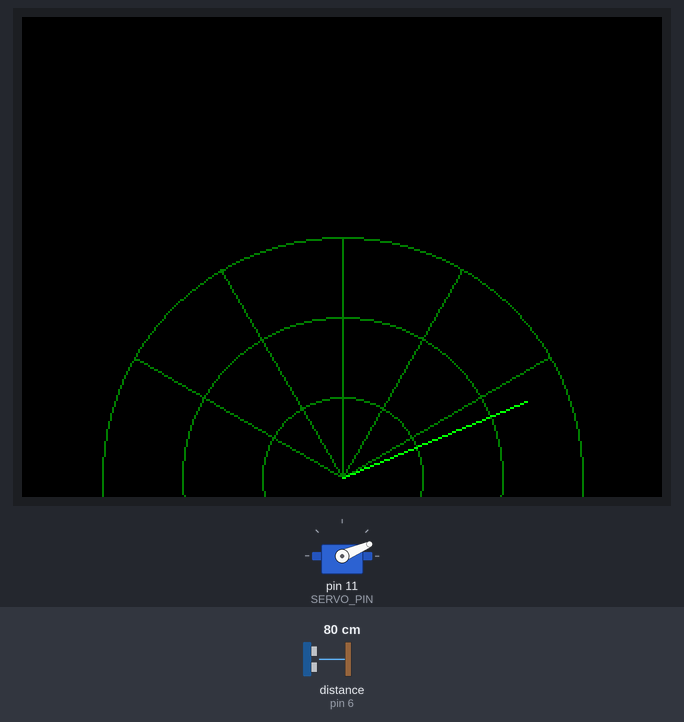
A sketch run on a simulated Arduino Uno, built with avr-gcc and run on an emulated ATmega328P. On the bench: 320×240 colour display, servo. Wiring (inferred from the names in the program): ultrasonic range finder: trigger pin 7; echo pin 6. Inputs (shaded band) come from the test bench; at power-on: distance to the obstacle (sensor on pin 6) 80 cm. The echo pulse lasts 58.3 µs per cm.

Above: at 1.37 s.
1.4 s: distance to the obstacle (sensor on pin 6) set to 37 cm
At 1.66 s:
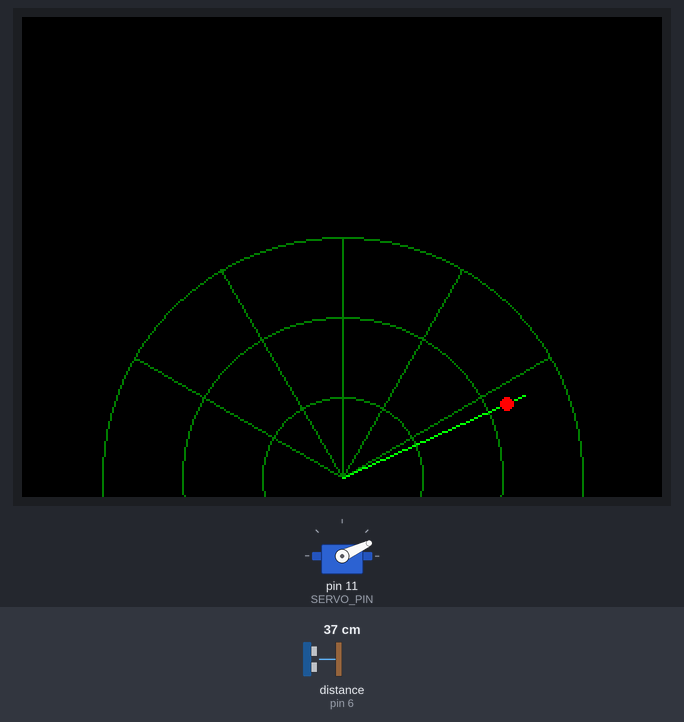
3.4 s: distance to the obstacle (sensor on pin 6) set to 2 cm
At 3.99 s:
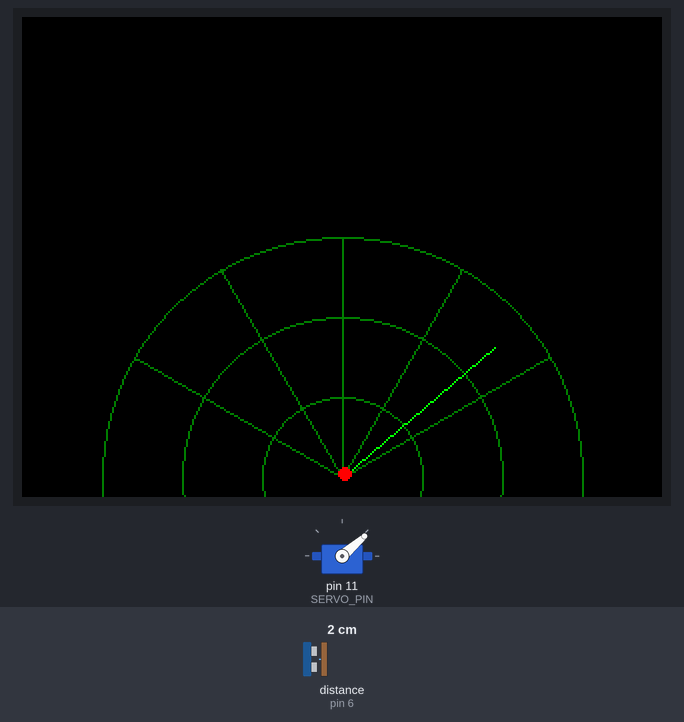
5.4 s: distance to the obstacle (sensor on pin 6) set to 60 cm
At 5.87 s:
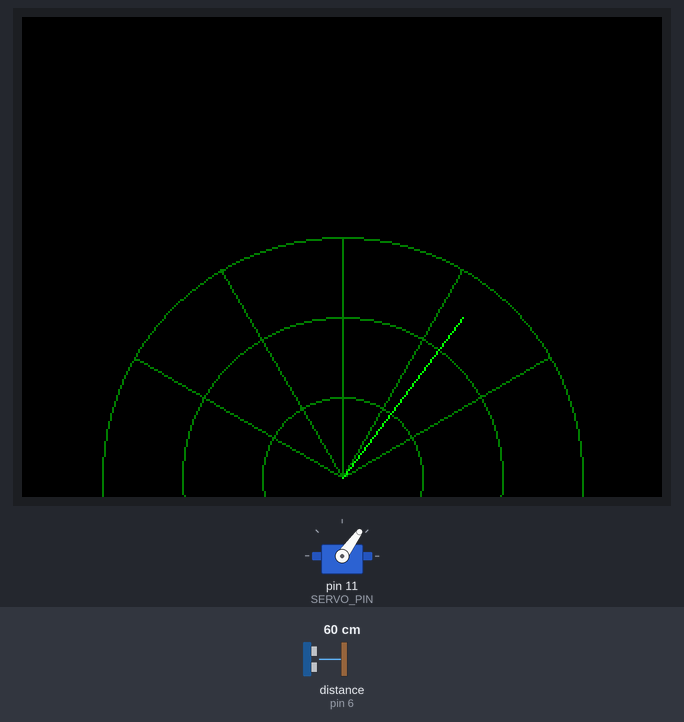
7.5 s: distance to the obstacle (sensor on pin 6) set to 4 cm
9.7 s: distance to the obstacle (sensor on pin 6) set to 36 cm
At 10.23 s:
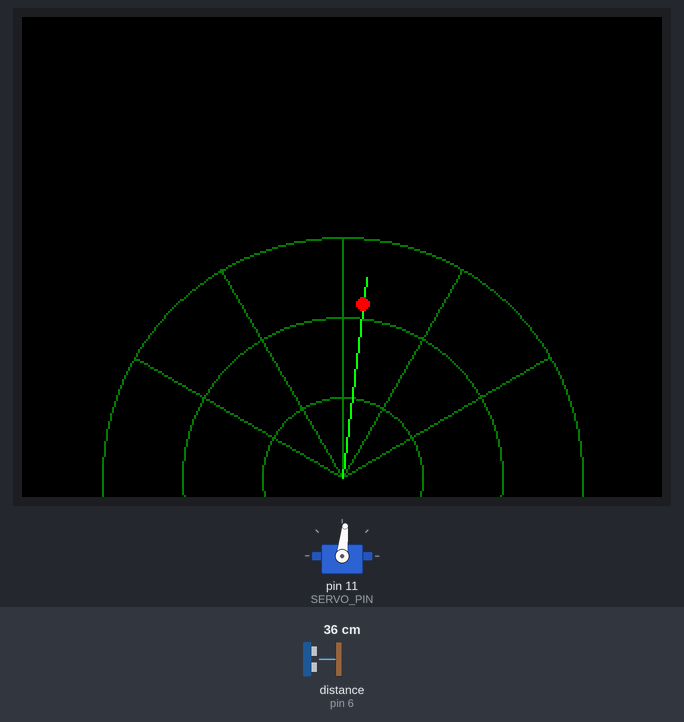
12.7 s: distance to the obstacle (sensor on pin 6) set to 46 cm
At 13.01 s:
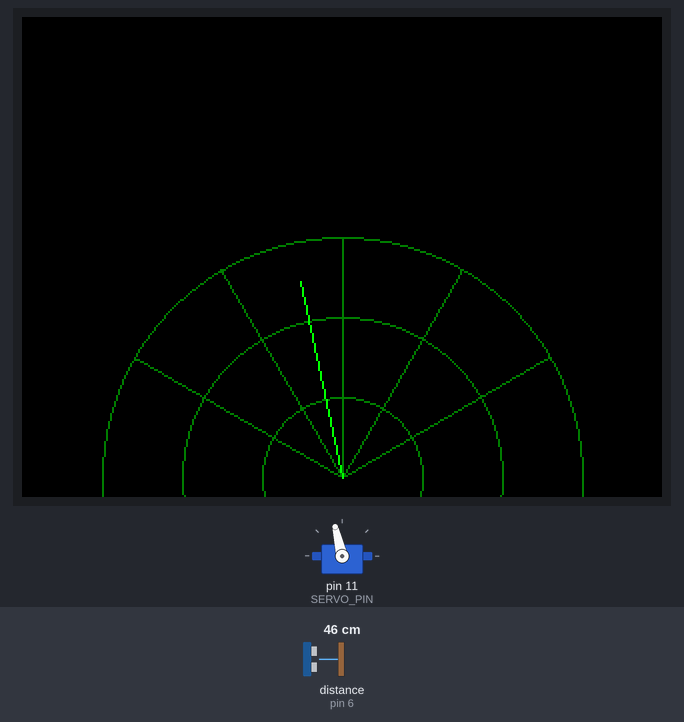
Timing chart, 0 to 19.8 s (numbered marks = the images above; inputs shaded):
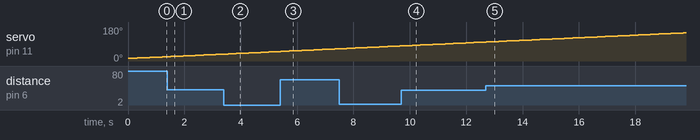

The sketch:

C_digoProjetoTecnico.ino
```cpp
// Inclusão das bibliotecas necessárias
#include <SPI.h>
#include <Adafruit_GFX.h>
#include <Adafruit_ILI9341.h>
#include <Servo.h>

// Definição dos pinos para o display TFT
#define TFT_CS   10
#define TFT_RST  8
#define TFT_DC   9

// Definição dos pinos para o sensor ultrassônico
#define TRIG_PIN 7
#define ECHO_PIN 6

// Definição do pino para o servo motor
#define SERVO_PIN 11

// Criação dos objetos para o display e o servo
Adafruit_ILI9341 tft = Adafruit_ILI9341(TFT_CS, TFT_DC, TFT_RST);
Servo radarServo;

// Variáveis para o cálculo da distância
long duration;
int distance;

void setup() {
  // Inicializa a comunicação serial para depuração
  Serial.begin(9600);

  // Inicializa o display TFT
  tft.begin();
  tft.setRotation(3); // Ajusta a rotação da tela conforme a montagem

  // Configura os pinos do sensor ultrassônico
  pinMode(TRIG_PIN, OUTPUT);
  pinMode(ECHO_PIN, INPUT);

  // Anexa o servo ao pino definido
  radarServo.attach(SERVO_PIN);

  // Desenha a interface estática do radar
  drawRadarInterface();
}

void loop() {
  // Varredura de 15 a 165 graus (evita forçar o servo nos limites)
  for (int angle = 15; angle <= 165; angle++) {
    radarServo.write(angle);
    updateRadar(angle);
    delay(30); // Pausa para o servo se mover
  }

  // Varredura de volta de 165 a 15 graus
  for (int angle = 165; angle >= 15; angle--) {
    radarServo.write(angle);
    updateRadar(angle);
    delay(30); // Pausa para o servo se mover
  }
}

// Função para medir a distância
int measureDistance() {
  // Limpa o pino Trig
  digitalWrite(TRIG_PIN, LOW);
  delayMicroseconds(2);
  // Envia um pulso de 10us para disparar o sensor
  digitalWrite(TRIG_PIN, HIGH);
  delayMicroseconds(10);
  digitalWrite(TRIG_PIN, LOW);
  // Lê o tempo de retorno do pulso no pino Echo
  duration = pulseIn(ECHO_PIN, HIGH);
  // Calcula a distância em cm
  distance = duration * 0.034 / 2;
  return distance;
}

// Função para atualizar a tela do radar
void updateRadar(int angle) {
  int distance = measureDistance();

  // Limpa a área de varredura (apaga objetos antigos)
  tft.fillScreen(ILI9341_BLACK);
  drawRadarInterface();

  // Desenha a linha de varredura
  drawRadarLine(angle);

  // Se um objeto for detectado dentro do alcance (ex: 40 cm)
  if (distance > 0 && distance < 40) {
    drawObject(angle, distance);
  }
}

// Função para desenhar a linha de varredura
void drawRadarLine(int angle) {
  int centerX = tft.width() / 2;
  int centerY = tft.height() - 10;
  float angleRad = radians(angle); // Converte ângulo para radianos
  int lineLength = 100; // Comprimento da linha

  int endX = centerX + lineLength * cos(angleRad);
  int endY = centerY - lineLength * sin(angleRad);

  tft.drawLine(centerX, centerY, endX, endY, ILI9341_GREEN);
}

// Função para desenhar o objeto detectado
void drawObject(int angle, int distance) {
  int centerX = tft.width() / 2;
  int centerY = tft.height() - 10;
  float angleRad = radians(angle);

  // Mapeia a distância para a escala da tela
  int mappedDist = map(distance, 0, 40, 0, 100);

  int objX = centerX + mappedDist * cos(angleRad);
  int objY = centerY - mappedDist * sin(angleRad);

  tft.fillCircle(objX, objY, 3, ILI9341_RED); // Desenha um círculo vermelho
}

// Função para desenhar a interface estática do radar
void drawRadarInterface() {
  int centerX = tft.width() / 2;
  int centerY = tft.height() - 10;

  // Desenha os arcos concêntricos
  tft.drawCircle(centerX, centerY, 40, ILI9341_DARKGREEN);
  tft.drawCircle(centerX, centerY, 80, ILI9341_DARKGREEN);
  tft.drawCircle(centerX, centerY, 120, ILI9341_DARKGREEN);

  // Desenha as linhas de ângulo
  tft.drawLine(centerX, centerY, centerX + 120 * cos(radians(30)), centerY - 120 * sin(radians(30)), ILI9341_DARKGREEN);
  tft.drawLine(centerX, centerY, centerX + 120 * cos(radians(60)), centerY - 120 * sin(radians(60)), ILI9341_DARKGREEN);
  tft.drawLine(centerX, centerY, centerX, centerY - 120, ILI9341_DARKGREEN);
  tft.drawLine(centerX, centerY, centerX + 120 * cos(radians(120)), centerY - 120 * sin(radians(120)), ILI9341_DARKGREEN);
  tft.drawLine(centerX, centerY, centerX + 120 * cos(radians(150)), centerY - 120 * sin(radians(150)), ILI9341_DARKGREEN);
}
```

Measured:
- the behaviour switches between 40 and 41 cm on distance to the obstacle (sensor on pin 6) (found by bisection; images 4 and 5)
- after the input at 1.4 s, the display: first differs from a run without the input after 0.26 s (image 1)
- after the input at 5.4 s, the display: first differs from a run without the input after 0.17 s (image 3 shows a later state)
- after the input at 12.7 s, the display: first differs from a run without the input after 0.16 s (image 5 shows a later state)
